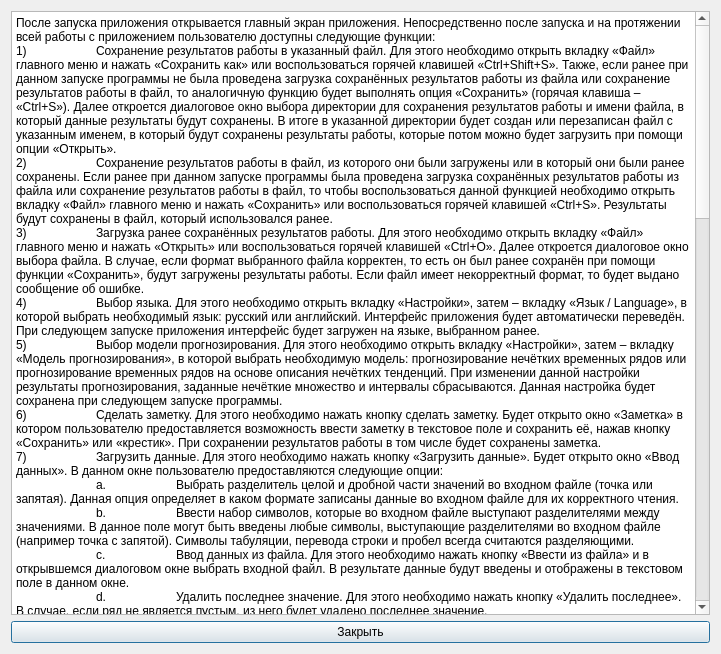
<?xml version="1.0" encoding="UTF-8"?>
<ui version="4.0">
 <class>HelpDialog</class>
 <widget class="QDialog" name="HelpDialog">
  <property name="geometry">
   <rect>
    <x>0</x>
    <y>0</y>
    <width>721</width>
    <height>654</height>
   </rect>
  </property>
  <property name="windowTitle">
   <string>Справка</string>
  </property>
  <layout class="QGridLayout" name="gridLayout">
   <item row="0" column="0">
    <widget class="QPlainTextEdit" name="plainTextEdit">
     <property name="readOnly">
      <bool>true</bool>
     </property>
     <property name="plainText">
      <string>После запуска приложения открывается главный экран приложения. Непосредственно после запуска и на протяжении всей работы с приложением пользователю доступны следующие функции:
1)	Сохранение результатов работы в указанный файл. Для этого необходимо открыть вкладку «Файл» главного меню и нажать «Сохранить как» или воспользоваться горячей клавишей «Ctrl+Shift+S». Также, если ранее при данном запуске программы не была проведена загрузка сохранённых результатов работы из файла или сохранение результатов работы в файл, то аналогичную функцию будет выполнять опция «Сохранить» (горячая клавиша – «Ctrl+S»). Далее откроется диалоговое окно выбора директории для сохранения результатов работы и имени файла, в который данные результаты будут сохранены. В итоге в указанной директории будет создан или перезаписан файл с указанным именем, в который будут сохранены результаты работы, которые потом можно будет загрузить при помощи опции «Открыть».
2)	Сохранение результатов работы в файл, из которого они были загружены или в который они были ранее сохранены. Если ранее при данном запуске программы была проведена загрузка сохранённых результатов работы из файла или сохранение результатов работы в файл, то чтобы воспользоваться данной функцией необходимо открыть вкладку «Файл» главного меню и нажать «Сохранить» или воспользоваться горячей клавишей «Ctrl+S». Результаты будут сохранены в файл, который использовался ранее.
3)	Загрузка ранее сохранённых результатов работы. Для этого необходимо открыть вкладку «Файл» главного меню и нажать «Открыть» или воспользоваться горячей клавишей «Ctrl+O». Далее откроется диалоговое окно выбора файла. В случае, если формат выбранного файла корректен, то есть он был ранее сохранён при помощи функции «Сохранить», будут загружены результаты работы. Если файл имеет некорректный формат, то будет выдано сообщение об ошибке.
4)	Выбор языка. Для этого необходимо открыть вкладку «Настройки», затем – вкладку «Язык / Language», в которой выбрать необходимый язык: русский или английский. Интерфейс приложения будет автоматически переведён. При следующем запуске приложения интерфейс будет загружен на языке, выбранном ранее.
5)	Выбор модели прогнозирования. Для этого необходимо открыть вкладку «Настройки», затем – вкладку «Модель прогнозирования», в которой выбрать необходимую модель: прогнозирование нечётких временных рядов или прогнозирование временных рядов на основе описания нечётких тенденций. При изменении данной настройки результаты прогнозирования, заданные нечёткие множество и интервалы сбрасываются. Данная настройка будет сохранена при следующем запуске программы.
6)	Сделать заметку. Для этого необходимо нажать кнопку сделать заметку. Будет открыто окно «Заметка» в котором пользователю предоставляется возможность ввести заметку в текстовое поле и сохранить её, нажав кнопку «Сохранить» или «крестик». При сохранении результатов работы в том числе будет сохранены заметка.
7)	Загрузить данные. Для этого необходимо нажать кнопку «Загрузить данные». Будет открыто окно «Ввод данных». В данном окне пользователю предоставляются следующие опции:
	a.	Выбрать разделитель целой и дробной части значений во входном файле (точка или запятая). Данная опция определяет в каком формате записаны данные во входном файле для их корректного чтения.
	b.	Ввести набор символов, которые во входном файле выступают разделителями между значениями. В данное поле могут быть введены любые символы, выступающие разделителями во входном файле (например точка с запятой). Символы табуляции, перевода строки и пробел всегда считаются разделяющими.
	c.	Ввод данных из файла. Для этого необходимо нажать кнопку «Ввести из файла» и в открывшемся диалоговом окне выбрать входной файл. В результате данные будут введены и отображены в текстовом поле в данном окне.
	d.	Удалить последнее значение. Для этого необходимо нажать кнопку «Удалить последнее». В случае, если ряд не является пустым, из него будет удалено последнее значение.
	e.	Добавить значение в конец ряда в интерфейсе. Для этого необходимо ввести новое значение в поле «Новое значение» (разделитель целой и дробной части – точка или запятая) и нажать кнопку «Добавить значение» или клавишу «Enter». В случае, если введённое значение корректно, оно будет добавлено в конец ряда.
	f.	Очистить данные. Для этого необходимо нажать кнопку «Очистить». В результате временной ряд станет пустым.
	g.	Просмотреть введённый временной ряд. Данные отображаются в текстовом поле в данном окне. В случае если количество значений ряда не превышает 2000, ряд отображается целиком. Если количество значений превышает 2000, отображаются только первые 1000 и последние 1000 значений. В случае, если количество значений ряда меньше трёх, отображается сообщение о том, что данного количества значений недостаточно для прогнозирования.
	h.	Применить изменения входных данных. Для этого необходимо нажать кнопку «Применить» или «крестик». В случае, если данные были изменены, результаты прогнозирования, заданные нечёткие множества и интервалы сбрасываются. Также пересчитываются характеристики временного ряда на главном экране: минимум ряда, максимум ряда, среднее значение ряда, медиана ряда и перерисовывается график исходного (введённого) числового ряда.
8)	Открыть справку. Для этого необходимо нажать кнопку «Справка» в главном меню.

Если введённый временной ряд имеет длину не меньшую трёх значений, становятся доступными следующие функции (ранее доступные функции остаются таковыми):
1)	Задание интервалов для прогнозирования исходного временного ряда. Для этого необходимо нажать кнопку «Задать интервалы» на главном экране, в результате чего будет открыто окно «Задание интервалов», которое предоставляет пользователю следующие опции:
	a.	Задание интервалов для исходного ряда. Производится во вкладке «Для исходного ряда». Способы задания и информация, представляемая во вкладке описана ниже.
	b.	Задание интервалов для ряда абсолютных значений первых разностей. Производится во вкладке «Для исходного ряда» и только при прогнозировании временных рядов на основе описания нечётких тенденций, в ином случае вкладка неактивна. Способы задания и информация, представляемая во вкладке описана ниже
	c.	Применить изменения. Для этого необходимо нажать кнопку «Применить» или «крестик». В случае, если данные были изменены, результаты прогнозирования, соответствующие виду изменённых интервалов (для исходного ряда или для ряда абсолютных значений первых разностей) заданные нечёткие множества сбрасываются
	d.	Каждая из вкладок предоставляет пользователю следующие опции:
		i.	Информация о максимуме соответствующего ряда
		ii.	Задание отступа вправо от максимального значения ряда для задания области значений. Поле D2 для вкладки «Для исходного ряда» и поле D для вкладки «Для ряда абсолютных значений первых разностей»
		iii.	Выбор способа задания интервалов из следующего списка:
			1.	Distribution-based length
			2.	Average-based length
			3.	Half of average-based
			4.	Natural partition by 3-4-5 rules
			5.	По количеству
		iv.	Задание количества интервалов для ввода способом «По количеству»
		v.	Задание интервалов. Кнопка «Ввести интервалы»
		vi.	 Просмотреть заданные интервалы. Данные отображаются в текстовом поле в данном окне. В случае если количество интервалов не превышает 2000, они отображаются целиком. Если количество интервалов превышает 2000, отображаются только первые 1000 и последние 1000 интервалов.
	e.	Дополнительно вкладка «Для исходного ряда» предоставляет следующие опции:
		i.	Информация о минимуме соответствующего ряда
		ii.	Задание отступа влево от минимального значения ряда для задания области значений. Поле D1.

2)	Задание нечётких множеств для прогнозирования исходного временного ряда. Для этого необходимо нажать кнопку «Задать НМ» на главном экране, в результате чего будет открыто окно «Задание нечётких множеств», которое предоставляет пользователю следующие опции:
	a.	Задание нечётких множеств для исходного ряда. Производится во вкладке «Для исходного ряда». Способы задания и информация, представляемая во вкладке описана ниже.
	b.	Задание нечётких множеств для ряда абсолютных значений первых разностей. Производится во вкладке «Для исходного ряда» и только при прогнозировании временных рядов на основе описания нечётких тенденций, в ином случае вкладка неактивна. Способы задания и информация, представляемая во вкладке описана ниже.
	c.	Для задания нечётких множеств каждого из видов необходимо, чтобы ранее были заданы интервалы соответствующего вида. В противном случае вкладка для задания данного вида нечётких множеств будет недоступна.
	d.	Применить изменения. Для этого необходимо нажать кнопку «Применить» или «крестик». В случае, если данные были изменены, результаты прогнозирования сбрасываются
	e.	Каждая из вкладок предоставляет пользователю следующие опции:
		i.	Выбрать способ автоматического задания нечётких множеств:
			1.	Следуя Q. Song
			2.	«Плавный» подход
	ii.	Задать нечёткие множества в соответствии с выбранным способом. Для этого необходимо нажать кнопку «Задать НМ»
	iii.	Просмотреть нечёткие множества. Данные отображаются в текстовом поле в данном окне. В случае если количество нечётких множеств не превышает 400, они отображаются целиком. Если количество нечётких множеств превышает 400, отображаются только первые 200 и последние 200 нечётких множеств. В случае, если количество интервалов не превышает 400, для каждого нечёткого множества отображаются степени принадлежности всем интервалам. Если количество интервалов превышает 400, отображаются только степени принадлежности первым 200 и последним 200 интервалам

Если в случае для прогнозирование нечётких временных рядов заданы нечёткие множества для исходного ряда, а в случае прогнозирование временных рядов на основе описания нечётких тенденций – ещё и для ряда абсолютных значений первых разностей, становятся доступными следующие функции (ранее доступные функции остаются таковыми):
1)	Выбор способа дефаззификации. Для этого требуется выбрать необходимый вариант из списка «Способ дефаззификации данных» на главном экране:
	a.	Следуя Q. Song
	b.	Centroid method
2)	Выбор метрики для оценки точности. Для этого требуется выбрать необходимый вариант из списка «Метрика для оценка точности» на главном экране:
	a.	MSE
	b.	RMSE
	c.	MAE
	d.	MAPE
	e.	MASE
3)	Прогнозирование в соответствии с выбранным методом прогнозирования и заданными настройками. Для этого необходимо нажать кнопку «Спрогнозировать» на главном экране. В результате будет построена модель прогнозирования и будут рассчитаны значения исходного временного ряда в соответствии с данной моделью (не основании которых будет определена ошибка прогнозирования), а также одно значение идущее непосредственно после последнего значения исходного временного ряда.

После нажатия кнопки «Спрогнозировать» становятся доступными следующие функции (ранее доступные функции остаются таковыми):
1)	Просмотр ошибки прогнозирования, рассчитанной при помощи указанной метрики, в поле «Ошибка прогнозирования» на главном экране
2)	Просмотр спрогнозированного значения в поле «Спрогнозированное значение» на главном экране
3)	Просмотр графика спрогнозированных значений исходного временного ряда (соответствие цвета графику указывается в легенде) на главном экране
4)	Просмотр продолжения графика исходного временного ряда до спрогнозированного значения на главном экране
5)	Просмотр построенных при прогнозировании фаззифицированных данных. Для этого необходимо нажать кнопку «Посмотреть НВР» на главном экране. В результате будет открыто окно «Фаззифицированные данные», в котором будет указана соответствующая информация
6)	Просмотр хода выполнения программы. Для этого необходимо нажать кнопку «Посмотреть ход выполнения» на главном экране. В результате будет открыто окно «Ход выполнения», в котором будет указана соответствующая информация
7)	Просмотр спрогнозированных значений. Для этого необходимо нажать кнопку «Результаты прогнозирования» на главном экране. В результате будет открыто окно «Результаты прогнозирования», в котором будет указана соответствующая информация
Если в текущий момент открыто какое-либо окно, кроме главного экрана, работа с главным экраном недоступна.
При наведении на элементы интерфейса программа выдаёт пользователю подсказки по работе.
Для завершения работы с приложением необходимо нажать кнопку «крестик» окна главного экрана.
</string>
     </property>
    </widget>
   </item>
   <item row="1" column="0">
    <widget class="QPushButton" name="pushButton">
     <property name="text">
      <string>Закрыть</string>
     </property>
    </widget>
   </item>
  </layout>
 </widget>
 <resources/>
 <connections/>
</ui>
